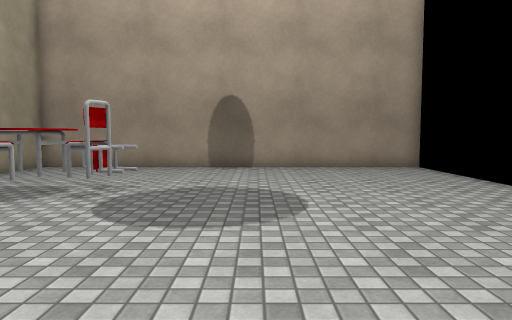
[1] (above)

13 first-person views from a walk through a Unity game level. The camera is 1.3 m above the floor, tilts 4° down and sees 70° across. The floor is counted in squares, 1 m on a side. Each view is taken from the middle of a square. On the plan, view 1 faces up. The plan holds only what a view shows up to about 15 squares ahead; the rest is blank. The place goes on beyond the plan. The player is left out. Surface patterns are stand-ins for the level's own textures.

[2]
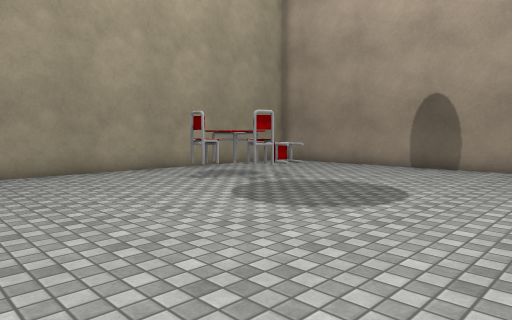

[3]
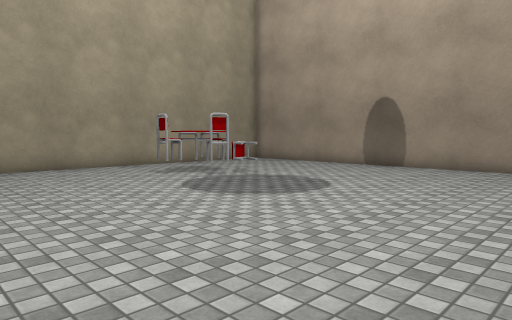

[4]
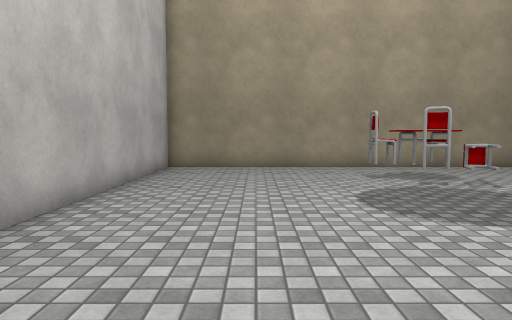

[5]
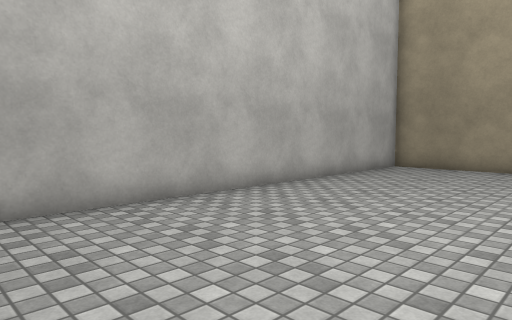

[6]
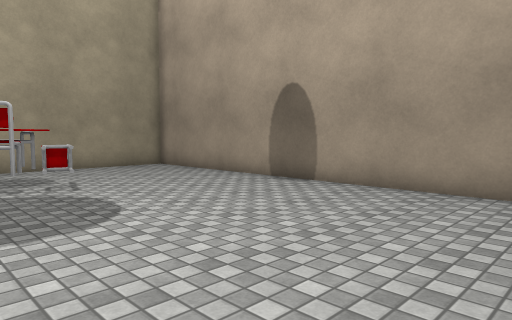

[7]
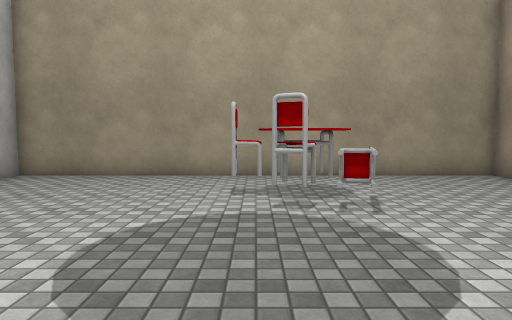

[8]
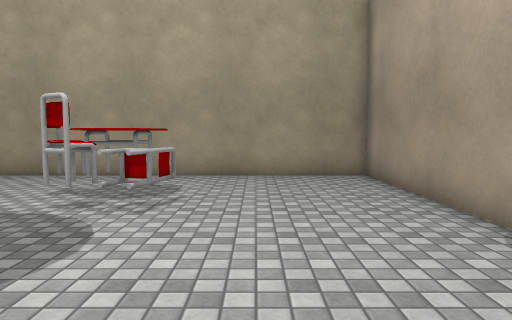

[9]
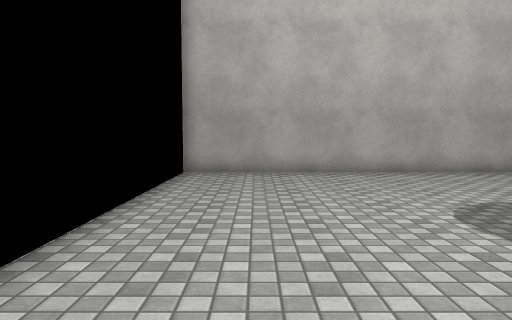

[10]
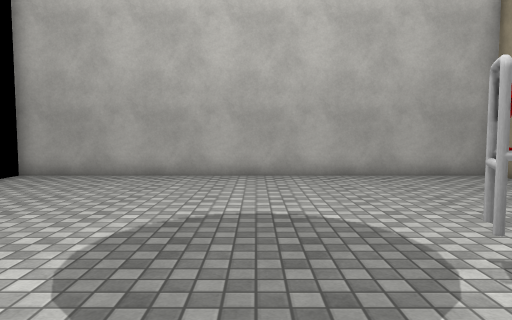

[11]
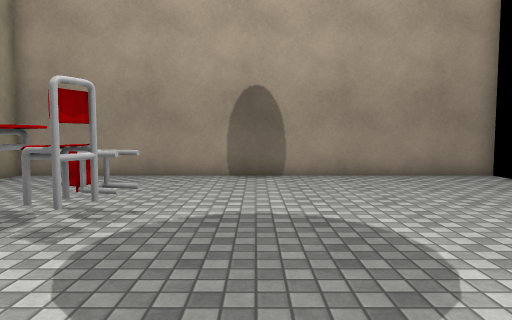

[12]
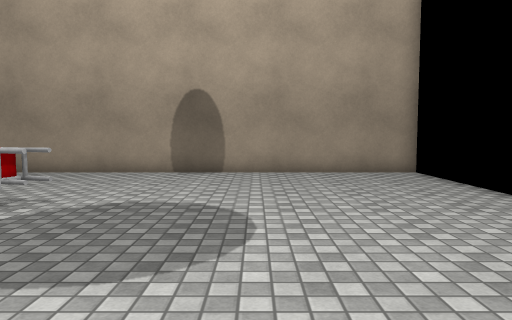

[13]
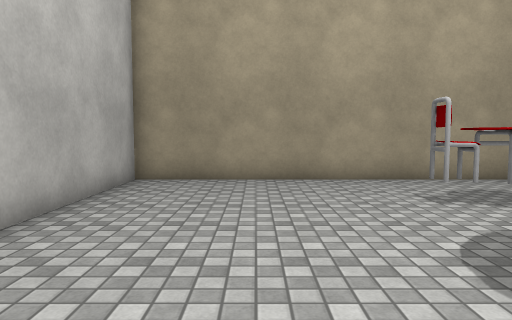

### Floor plan
Key: @ floor where view 1 was taken; # wall or solid block; . floor; O other object.
Columns run from 9 left of view 1 to 7 right of it. Each row starts with its distance up from view 1.
 15 #################
 14 #...............
 13 #...............
 12 #...............
 11 #...............
 10 #...............
  9 #...O##.........
  8 #..#OO#.........
  7 #...O#..........
  6 #...............
  5 #...............
  4 #...............
  3 #...............
  2 #...............
  1 #...............
  0 #........@......
 -1 #################

Positions as (right, up) in squares from view 1, and headings:
1: (0, 0), facing up
2: (4, 0), facing up-left
3: (6, 0), facing up-left
4: (6, 3), facing left
5: (6, 6), facing down-left
6: (6, 6), facing up-left
7: (3, 7), facing left
8: (3, 11), facing left
9: (4, 12), facing down
10: (-1, 11), facing down
11: (-1, 3), facing up
12: (1, 2), facing up
13: (2, 3), facing left
